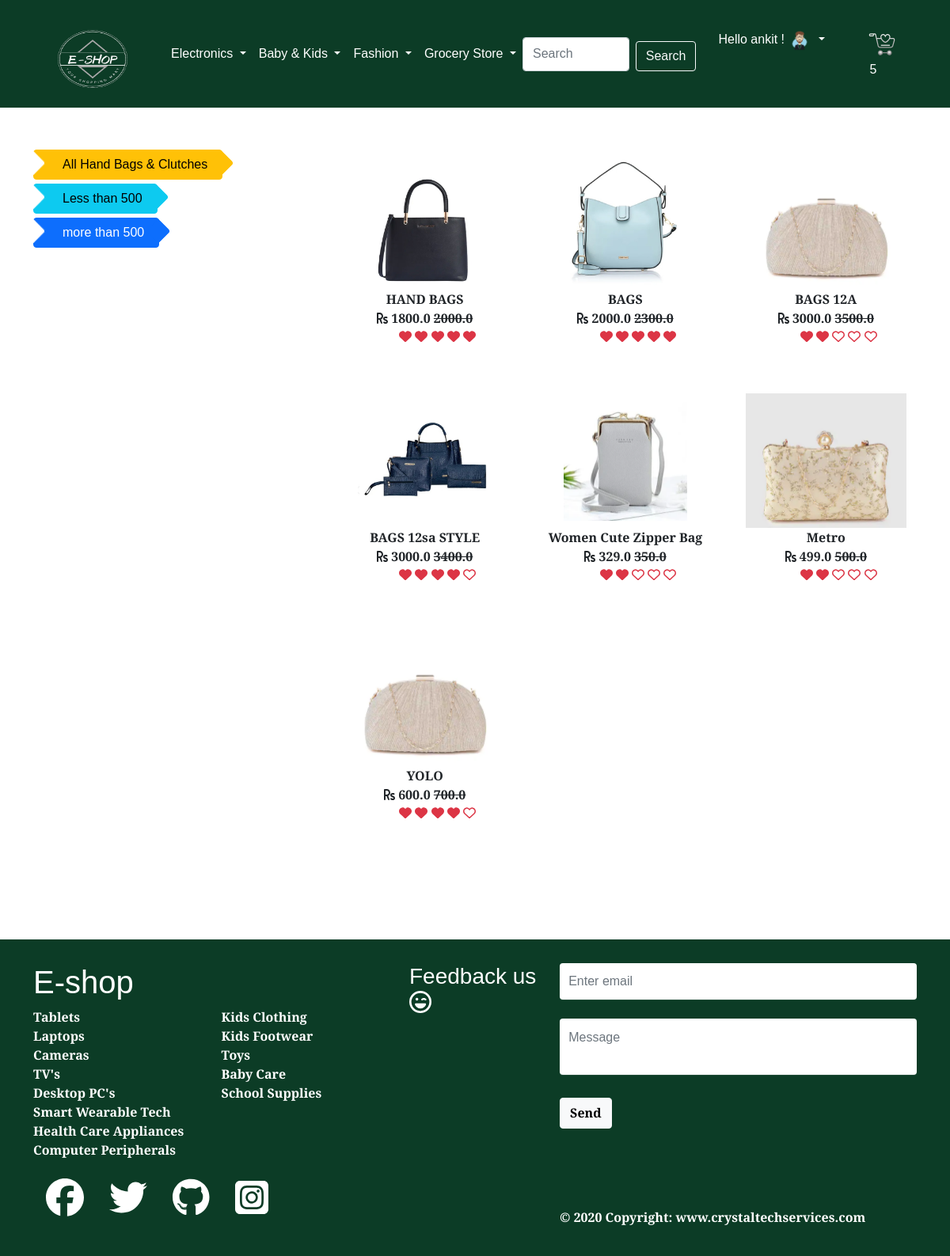
/HB (signed in), run on the app's committed database.
### app/models.py (models this page shows, shortened)
class Product(models.Model):
    title = models.CharField(max_length=200)
    selling_price = models.FloatField()
    discounted_price = models.FloatField()
    description = models.TextField()
    brand = models.CharField(max_length=200)
    category = models.CharField(choices = CATEGORY_CHOICES, max_length=2)
    product_image = models.ImageField(upload_to = 'productimg')
    quantity_available=models.IntegerField(default=100)
    ratings=models.IntegerField(default =5)
    offer=models.BooleanField(default=False)
    offer_value=models.IntegerField(default=10)

### app/views.py (the view)
# urls.py: path('HB',views.HandBag,name='HB'),
@login_required
def HandBag(request, data=None):
    if data == None:
        HB= Product.objects.filter(category='HB')
    elif data == 'above':
        HB = Product.objects.filter(
            category='HB').filter(discounted_price__gt=500)
    elif data == 'below':
        HB= Product.objects.filter(
            category='HB').filter(discounted_price__lt=500)
    if request.user.is_authenticated:
        totalitem = len(Cart.objects.filter(user=request.user))
    return render(request, 'app/HandBag.html', {'HB': HB, 'totalitem': totalitem})

### app/templates/app/HandBag.html (shortened to what this page needs)
{% extends 'app/base.html' %}
{% load static %}
{% block main-content %}
<div class="container my-5">
    <div class="row">
        <div class="col-sm-3">
            <div class="list-group">
                <link rel="stylesheet" href="{% static 'app/css/cat.css' %}">
                <a href="{% url 'HB' %}" class="list-group-item-action" aria-current="true"><button type="button" class="btn btn-warning btn-arrow-right">
                   All Hand Bags & Clutches</button></a>
                <a href="{% url 'HBdata' 'below' %}" class=" list-group-item-action" aria-current="true"><button type="button" class="btn btn-info btn-arrow-right">Less
                    than 500</button></a>
                <a href="{% url 'HBdata' 'above' %}" class=" list-group-item-action" aria-current="true"><button type="button" class="btn btn-primary btn-arrow-right">more
                    than 500</button></a>
            </div>
        </div>
        <div class="col-sm-8 offset-sm-1">
            <div class="row">
                {% for product in HB%}
                <div class="col-sm-4 text-center mb-4">
                    <a href="{% url 'product-detail' product.id %}" class="btn">
                        <div class="item">
                            <img src="{{product.product_image.url}}" alt="" height="170" class="">
                            <div class="fw-bold">{{product.title}}</div>
                             <div class="fw-bold"><i class="fas fa-rupee-sign"></i><large> {{product.discounted_price}}</large>
                           <strike> {{product.selling_price}}</strike>
                                                       {% if product.ratings == 0 %}
  <ul class="rating">
    <i class="far fa-heart fa-sm text-danger fa-1x"></i>
    <i class="far fa-heart fa-sm text-danger fa-1x"></i>
    <i class="far fa-heart fa-sm text-danger fa-1x"></i>
    <i class="far fa-heart fa-sm text-danger fa-1x"></i>
    <i class="far fa-heart fa-sm text-danger fa-1x"></i>
 </ul>
  {% elif product.ratings == 2  %}
 <ul class="rating">
    <i class="fas fa-heart fa-sm text-danger fa-1x"></i>
    <i class="fas fa-heart fa-sm text-danger fa-1x"></i>
    <i class="far fa-heart fa-sm text-danger fa-1x"></i>
    <i class="far fa-heart fa-sm text-danger fa-1x"></i>
    <i class="far fa-heart fa-sm text-danger fa-1x"></i>
 </ul>
 {% elif product.ratings == 4 %}
 <ul class="rating">
    <i class="fas fa-heart fa-sm text-danger fa-1x"></i>
    <i class="fas fa-heart fa-sm text-danger fa-1x"></i>
    <i class="fas fa-heart fa-sm text-danger fa-1x"></i>
    <i class="fas fa-heart fa-sm text-danger fa-1x"></i>
    <i class="far fa-heart fa-sm text-danger fa-1x"></i>
 </ul>
{%else%}
 <ul class="rating">
    <i class="fas fa-heart fa-sm text-danger fa-1x"></i>
    <i class="fas fa-heart fa-sm text-danger fa-1x"></i>
    <i class="fas fa-heart fa-sm text-danger fa-1x"></i>
    <i class="fas fa-heart fa-sm text-danger fa-1x"></i>
    <i class="fas fa-heart fa-sm text-danger fa-1x"></i>
 </ul>
{%endif%}
                            </div>
                        </div>
                    </a>
                </div>
                {% endfor %}
            </div>
        </div>
    </div>
</div>
{% endblock main-content %}

### app/templates/app/base.html (shortened to what this page needs)
<!doctype html>
{% load static %}
<html lang="en">
<head>
  <link href="https://cdn.jsdelivr.net/npm/bootstrap@5.0.0-beta1/dist/css/bootstrap.min.css" rel="stylesheet"
>
  <link rel="stylesheet" href="{% static 'app/css/owl.carousel.min.css' %}">
  <link rel="stylesheet" href="{% static 'app/css/all.min.css' %}">
  <link rel="stylesheet" href="{% static 'app/css/style.css' %}">
</head>
<body>
  <nav style="background-color:#0C3C26;" class="navbar navbar-expand-lg navbar-dark ">
    <div class="container">
      <a class="navbar-brand" href="/" style="font-size:3vw"><img style="vertical-align:middle,float:left, padding-left: 0em;;" src="{% static 'app/images/6.png' %}" alt="𝔢 𝔰𝔥𝔬𝔭" height="110px" width="150px" > </a>
      <div class="collapse navbar-collapse" id="navbarSupportedContent">
        <ul class="navbar-nav me-auto mb-2 mb-lg-0">
          <li class="nav-item dropdown">
            <a class="nav-link dropdown-toggle text-white" href="#" id="electronicsDropdown" role="button"
              data-bs-toggle="dropdown" aria-expanded="false">
              Electronics
            </a>
          </li>
           <li class="nav-item dropdown">
            <a class="nav-link dropdown-toggle text-white" href="#" id="electronicsDropdown" role="button"
              data-bs-toggle="dropdown" aria-expanded="false">
              Baby & Kids
            </a>
          </li>
          <li class="nav-item dropdown">
            <a class="nav-link dropdown-toggle text-white" href="#" id="fashionDropdown" role="button"
              data-bs-toggle="dropdown" aria-expanded="false">
              Fashion
            </a>
          </li>
           <li class="nav-item dropdown">
            <a class="nav-link dropdown-toggle text-white" href="#" id="fashionDropdown" role="button"
              data-bs-toggle="dropdown" aria-expanded="false">
              Grocery Store
            </a>
          </li>
        </ul>
        <form method='get' action="/search" class="d-flex">
          <input class="form-control me-2" type="search" placeholder="Search" aria-label="Search" name="search" id='search'>
          <button class="btn btn-outline-light" type="submit">Search</i></button>
        </form>
        <div>
          <ul class="navbar-nav me-auto mb-2 mb-lg-0">
            {% if request.user.is_authenticated %}
            <li class="nav-item dropdown mx-1 " >
              <a class="nav-link dropdown-toggle text-white p-4" href="#" id="profileDropdown" role="button"
                data-bs-toggle="dropdown" aria-expanded="false">
               Hello {{request.user}} ! <img src="{% static 'app/images/admin.png' %}" width='30' height='30' >
              </a>
            </li>
            <li class="nav-item mx-0 p-3">
          <a href="{% url 'showcart' %}" class="nav-link text-white">{{totalitem}}</a>
            </li>
            {% endif %}
          </ul>
        </div>
      </div>
    </div>
  </nav>
  {% block main-content %} {% endblock main-content %}
  <link rel="stylesheet" href="{% static 'app/css/footer.css' %}">
<footer style="background-color:#0C3C26;" class="footer ">
    <div class="container  ">
        <div class="row ">
            <div class="col-md-5">
                <h1>E-shop</h1>
                <div class="row">
                    <div class="col-6">
                        <ul class="list-unstyled">
                          <b>  <li><a href="{% url 'tablets' %}">Tablets </a></li>
              <li><a href="{% url 'laptop' %}">Laptops </a></li>
              <li><a  href="{% url 'camera' %}">Cameras </a></li>
              <li><a  href="{% url 'tv' %}">TV's</a></li>
              <li><a href="{% url 'PC' %}">Desktop PC's</a></li>
              <li><a  href="{% url 'smart' %}">Smart Wearable Tech</a></li>
              <li><a  href="{% url 'health' %}">Health Care Appliances</a></li>
              <li><a  href="{% url 'cp' %}">Computer Peripherals</a></li></b>
                        </ul>
                    </div>
                    <div class="col-6">
                        <ul class="list-unstyled">
                         <b>  <li><a  href="{% url 'KC' %}">Kids Clothing</a></li>
              <li><a href="{% url 'KF' %}">Kids Footwear</a></li>
              <li><a href="{% url 'TO' %}">Toys</a></li>
              <li><a  href="{% url 'BC' %}">Baby Care</a></li>
               <li><a  href="{% url 'SS' %}">School Supplies</a></li></b>
                        </ul>
                    </div>
                </div>
                <ul class="nav">
                    <li class="nav-item"><a href="" class="nav-link pl-0"><i class='fab fa-facebook fa-spin fa-3x'></i></i></a></li>
                    <li class="nav-item"><a href="" class="nav-link"><i class='fab fa-twitter fa-spin fa-3x'></i></a></li>
                    <li class="nav-item"><a href="https://github.com/yashasvi246" class="nav-link"><i class='fab fa-github fa-spin fa-3x'></i></a></li>
                    <li class="nav-item"><a href="" class="nav-link"><i class='fab fa-instagram-square fa-spin fa-3x'></i>
</a></li>
                </ul>
                <br>
            </div>
            <div class="col-md-2">
                <h3 class="text-md-right">Feedback us <i class="far fa-laugh-wink fa-spin fa-1x"></i></h3>
            </div>
            <div class="col-md-5">
                <form>
                    <fieldset class="form-group">
                        <input type="email" class="form-control" id="exampleInputEmail1" placeholder="Enter email">
                    </fieldset>
                    <fieldset class="form-group"><br>
                        <textarea class="form-control" id="exampleMessage" placeholder="Message" ></textarea>
                    </fieldset>
                    <fieldset class="form-group text-xs-right">
                    <br>
                        <button type="button" class="btn btn-light"><b>Send<b></button>
                    </fieldset>
                </form>
                <br>
                <br>
                <br>
                <br>
                © 2020 Copyright:
    <a class="text-white" href="https://www.crystaltechservices.com/">www.crystaltechservices.com</a>
            </div>
  </div>
    </div>
</footer>
</body>
</html>

### app/static/app/css/cat.css (style rules this page uses)
body { padding: 0px; }
.btn { margin-top: 5px; }
.btn-arrow-right, .btn-arrow-left { position: relative; padding-left: 18px; padding-right: 18px; }
.btn-arrow-right { padding-left: 36px; }
.btn-arrow-right:before, .btn-arrow-right:after, .btn-arrow-left:before, .btn-arrow-left:after { content: ""; position: absolute; top: 5px; width: 22px; height: 22px; background: inherit; border: inherit; border-left-color: transparent; border-bottom-color: transparent; border-radius: 0px 4px 0px 0px; -webkit-border-radius: 0px 4px 0px 0px; -moz-border-radius: 0px 4px 0px 0px; }
.btn-arrow-right:before, .btn-arrow-right:after { transform: rotate(45deg); -webkit-transform: rotate(45deg); -moz-transform: rotate(45deg); -o-transform: rotate(45deg); -ms-transform: rotate(45deg); }
.btn-arrow-right:before, .btn-arrow-left:before { left: -11px; }
.btn-arrow-right:after, .btn-arrow-left:after { right: -11px; }
.btn-arrow-right:after, .btn-arrow-left:before { z-index: 1; }
.btn-arrow-right:before, .btn-arrow-left:after { background-color: white; }

### app/static/app/css/footer.css (style rules this page uses)
body { font-family: 'Alegreya Sans', sans-serif; }
html { position: relative; min-height: 100%; }
body { margin-bottom: 500px; }
.footer { position: absolute; bottom: 0; width: 100%; height: 400px; }
footer { padding-top: 30px; background-color: #0275d8; color: #fff; }
footer a { color: #fff; text-decoration:none; }
footer .form-control { background-color: #FFF; box-shadow: 0 1px 0 0 rgba(255, 255, 255, 0.1); border: none; resize: none; color: #000; padding: 0.7em 0.7em; }

### data on the page
Product: product_image (picture), title "HAND BAGS", discounted_price "1800.0", selling_price "2000.0"
Product: product_image (picture), title "BAGS", discounted_price "2000.0", selling_price "2300.0"
Product: product_image (picture), title "BAGS 12A", discounted_price "3000.0", selling_price "3500.0", ratings 2 (drawn)
Product: product_image (picture), title "BAGS 12sa STYLE", discounted_price "3000.0", selling_price "3400.0", ratings 4 (drawn)
Product: product_image (picture), title "Women Cute Zipper Bag", discounted_price "329.0", selling_price "350.0", ratings 2 (drawn)
Product: product_image (picture), title "Metro", discounted_price "499.0", selling_price "500.0", ratings 2 (drawn)
Product: product_image (picture), title "YOLO", discounted_price "600.0", selling_price "700.0", ratings 4 (drawn)

### other printed values
{{ request.user }} "ankit"
{{ totalitem }} "5"
